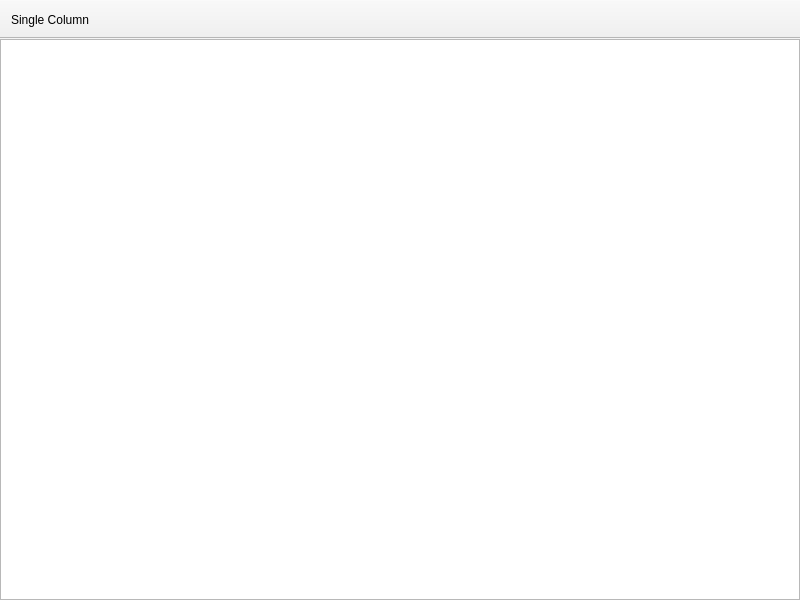
<?xml version="1.0" encoding="UTF-8"?>
<ui version="4.0">
 <class>HeatmapTab</class>
 <widget class="QMainWindow" name="HeatmapTab">
  <property name="geometry">
   <rect>
    <x>0</x>
    <y>0</y>
    <width>800</width>
    <height>600</height>
   </rect>
  </property>
  <property name="windowTitle">
   <string>MainWindow</string>
  </property>
  <widget class="QWidget" name="centralwidget">
   <layout class="QHBoxLayout" name="horizontalLayout">
    <property name="leftMargin">
     <number>0</number>
    </property>
    <property name="topMargin">
     <number>0</number>
    </property>
    <property name="rightMargin">
     <number>0</number>
    </property>
    <property name="bottomMargin">
     <number>0</number>
    </property>
    <item>
     <widget class="HeatmapView" name="view">
      <property name="verticalScrollBarPolicy">
       <enum>Qt::ScrollBarAlwaysOff</enum>
      </property>
      <property name="horizontalScrollBarPolicy">
       <enum>Qt::ScrollBarAlwaysOff</enum>
      </property>
      <property name="sizeAdjustPolicy">
       <enum>QAbstractScrollArea::AdjustToContentsOnFirstShow</enum>
      </property>
      <property name="backgroundBrush">
       <brush brushstyle="SolidPattern">
        <color alpha="255">
         <red>64</red>
         <green>64</green>
         <blue>64</blue>
        </color>
       </brush>
      </property>
      <property name="renderHints">
       <set>QPainter::TextAntialiasing</set>
      </property>
      <property name="dragMode">
       <enum>QGraphicsView::ScrollHandDrag</enum>
      </property>
      <property name="transformationAnchor">
       <enum>QGraphicsView::AnchorUnderMouse</enum>
      </property>
     </widget>
    </item>
   </layout>
  </widget>
  <widget class="QToolBar" name="toolBar">
   <property name="windowTitle">
    <string>toolBar</string>
   </property>
   <property name="movable">
    <bool>false</bool>
   </property>
   <property name="toolButtonStyle">
    <enum>Qt::ToolButtonTextBesideIcon</enum>
   </property>
   <property name="floatable">
    <bool>false</bool>
   </property>
   <attribute name="toolBarArea">
    <enum>TopToolBarArea</enum>
   </attribute>
   <attribute name="toolBarBreak">
    <bool>false</bool>
   </attribute>
   <addaction name="actionToggleSingleCol"/>
   <addaction name="actionSavePlot"/>
  </widget>
  <action name="actionToggleSingleCol">
   <property name="checkable">
    <bool>true</bool>
   </property>
   <property name="icon">
    <iconset theme="object-columns">
     <normaloff>.</normaloff>.</iconset>
   </property>
   <property name="text">
    <string>Single Column</string>
   </property>
   <property name="toolTip">
    <string>Don't distribute heatmap along several columns</string>
   </property>
   <property name="shortcut">
    <string>S</string>
   </property>
  </action>
  <action name="actionSavePlot">
   <property name="icon">
    <iconset theme="camera-photo">
     <normaloff>.</normaloff>.</iconset>
   </property>
   <property name="text">
    <string/>
   </property>
   <property name="toolTip">
    <string>Save the plot to SVG or PNG file</string>
   </property>
   <property name="shortcut">
    <string>Print</string>
   </property>
  </action>
 </widget>
 <customwidgets>
  <customwidget>
   <class>HeatmapView</class>
   <extends>QGraphicsView</extends>
   <header>heatmap/heatmapview.h</header>
  </customwidget>
 </customwidgets>
 <resources/>
 <connections/>
</ui>
